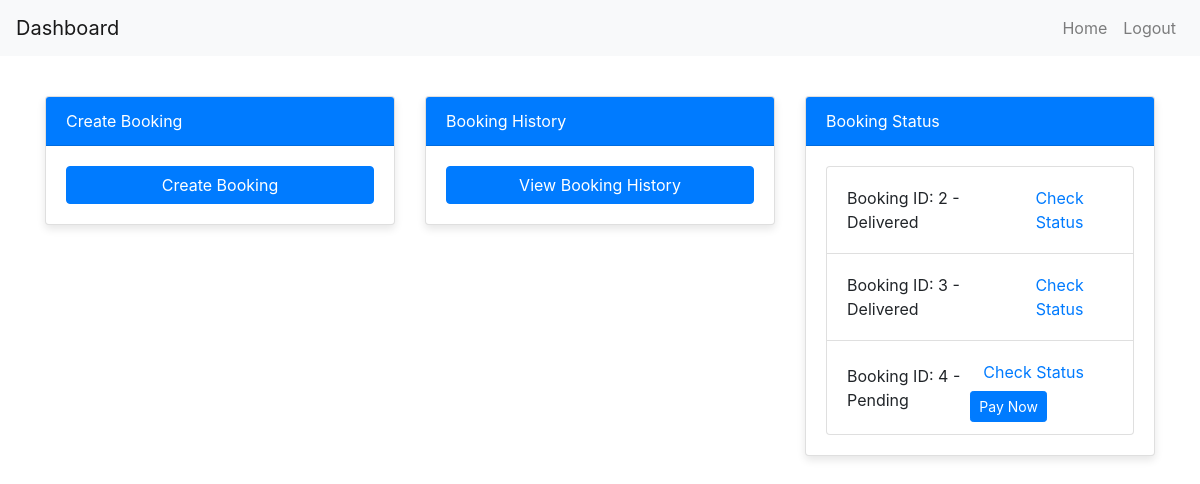
Screenshot of /user/dashboard/ (signed in) with the database file from the repository.
### booking/models.py (models this page shows, shortened)
class Booking(models.Model):
    STATUS_CHOICES = [
        ('Pending', 'Pending'),
        ('Confirmed', 'Confirmed'),
        ('Assigned', 'Assigned'),
        ('In_Transit', 'In_Transit'),
        ('Delivered', 'Delivered'),
    ]
    user = models.ForeignKey(CustomUser, on_delete=models.CASCADE)
    cylinder_type = models.ForeignKey(Cylinder, on_delete=models.CASCADE)
    preferred_delivery_date = models.DateField()
    delivery_address = models.CharField(max_length=255)
    status = models.CharField(max_length=20, choices=STATUS_CHOICES, default='Pending')
    payment_status = models.CharField(max_length=20, default='Pending')
    created_at = models.DateTimeField(auto_now_add=True)
    delivery_person = models.ForeignKey(CustomUser, on_delete=models.SET_NULL, null=True, blank=True, limit_choices_to=Q(is_delivery=True),related_name='deliveries')

### booking/views.py (the view)
# urls.py: path('user/dashboard/', views.user_dashboard, name='user-dashboard'),
@login_required
def user_dashboard(request):
    bookings = Booking.objects.filter(user=request.user)
    return render(request, 'booking/users/dashboard.html', {'bookings': bookings})

### booking/templates/booking/users/dashboard.html (shortened to what this page needs)
<!DOCTYPE html>
<html lang="en">
<head>
    <link href="https://stackpath.bootstrapcdn.com/bootstrap/4.5.2/css/bootstrap.min.css" rel="stylesheet">
</head>
<body>
    <nav class="navbar navbar-expand-lg navbar-light bg-light">
        <a class="navbar-brand" href="#">Dashboard</a>
        <div class="collapse navbar-collapse" id="navbarNav">
            <ul class="navbar-nav ml-auto">
                <li class="nav-item">
                    <a class="nav-link" href="#">Home</a>
                </li>
                <li class="nav-item">
                    <a class="nav-link" href="#">Logout</a>
                </li>
            </ul>
        </div>
    </nav>
    <div class="container dashboard-container">
        <div class="row">
            <div class="col-md-4">
                <div class="card dashboard-card">
                    <div class="card-header dashboard-card-header">Create Booking</div>
                    <div class="card-body">
                        <a href="{% url 'create_booking' %}" class="btn btn-primary btn-block">Create Booking</a>
                    </div>
                </div>
            </div>
            <div class="col-md-4">
                <div class="card dashboard-card">
                    <div class="card-header dashboard-card-header">Booking History</div>
                    <div class="card-body">
                        <a href="{% url 'booking_history' %}" class="btn btn-primary btn-block">View Booking History</a>
                    </div>
                </div>
            </div>
            <div class="col-md-4">
                <div class="card dashboard-card">
                    <div class="card-header dashboard-card-header">Booking Status</div>
                    <div class="card-body">
                        {% if bookings %}
                            <ul class="list-group">
                                {% for booking in bookings %}
                                    <li class="list-group-item d-flex justify-content-between align-items-center">
                                        Booking ID: {{ booking.id }} - {{ booking.status }}
                                        <div>
                                            <a href="{% url 'booking_status' booking.id %}" class="btn btn-link">Check Status</a>
                                            {% if booking.payment_status != 'Completed' %}
                                                <button class="btn btn-primary btn-sm pay-now" data-booking-id="{{ booking.id }}">Pay Now</button>
                                            {% endif %}
                                        </div>
                                    </li>
                                {% endfor %}
                            </ul>
                        {% else %}
                            <p>No bookings available.</p>
                        {% endif %}
                    </div>
                </div>
            </div>
        </div>
    </div>
</body>
</html>

### booking/templates/booking/users/dashboard.html (style rules this page uses)
.dashboard-card { margin-top: 20px; box-shadow: 0 4px 8px rgba(0,0,0,0.1); }
.dashboard-card-header { background-color: #007bff; color: white; }
.dashboard-container { margin-top: 20px; }
.navbar { margin-bottom: 20px; }

### rows the page displays
Booking: id "2", status "Delivered"
Booking: id "3", status "Delivered"
Booking: id "4", status "Pending"
